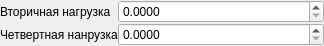
<?xml version="1.0" encoding="UTF-8"?>
<ui version="4.0">
 <class>Dialog</class>
 <widget class="QDialog" name="Dialog">
  <property name="geometry">
   <rect>
    <x>0</x>
    <y>0</y>
    <width>324</width>
    <height>40</height>
   </rect>
  </property>
  <property name="windowTitle">
   <string>Dialog</string>
  </property>
  <layout class="QFormLayout" name="formLayout">
   <property name="fieldGrowthPolicy">
    <enum>QFormLayout::AllNonFixedFieldsGrow</enum>
   </property>
   <property name="horizontalSpacing">
    <number>0</number>
   </property>
   <property name="verticalSpacing">
    <number>0</number>
   </property>
   <property name="margin">
    <number>0</number>
   </property>
   <item row="1" column="0">
    <widget class="QLabel" name="label_4">
     <property name="minimumSize">
      <size>
       <width>100</width>
       <height>0</height>
      </size>
     </property>
     <property name="text">
      <string>Вторичная нагрузка</string>
     </property>
    </widget>
   </item>
   <item row="1" column="1">
    <widget class="QDoubleSpinBox" name="doubleSpinBox_3">
     <property name="decimals">
      <number>4</number>
     </property>
     <property name="maximum">
      <double>9999.989999999999782</double>
     </property>
     <property name="field" stdset="0">
      <string>SecondLoad</string>
     </property>
    </widget>
   </item>
   <item row="2" column="0">
    <widget class="QLabel" name="label_3">
     <property name="minimumSize">
      <size>
       <width>100</width>
       <height>0</height>
      </size>
     </property>
     <property name="text">
      <string>Четвертная нанрузка</string>
     </property>
    </widget>
   </item>
   <item row="2" column="1">
    <widget class="QDoubleSpinBox" name="doubleSpinBox_2">
     <property name="decimals">
      <number>4</number>
     </property>
     <property name="maximum">
      <double>9999.989999999999782</double>
     </property>
     <property name="field" stdset="0">
      <string>quadro</string>
     </property>
    </widget>
   </item>
  </layout>
 </widget>
 <resources/>
 <connections/>
</ui>
